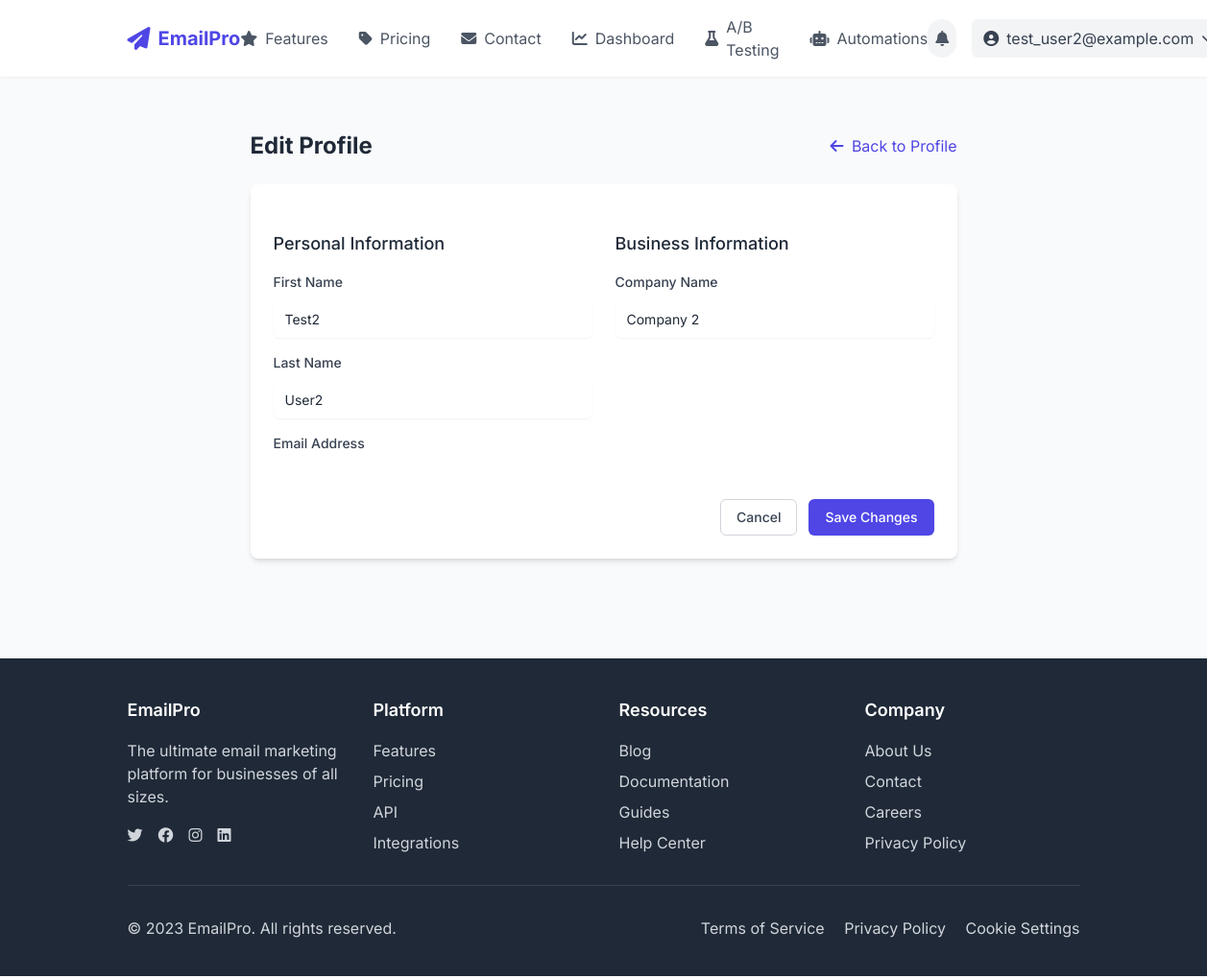
The page /accounts/profile/edit/ (signed in) on the database its author committed.
### users/models.py (models this page shows, shortened)
class CustomUser(AbstractUser):
    email = models.EmailField(_('email address'), unique=True)
    company_name = models.CharField(max_length=255, blank=True)
    profile_image = models.ImageField(upload_to='profile_images/', blank=True, null=True)
    subscription_plan = models.CharField(
        max_length=20,
        choices=[
            ('free', 'Free'),
            ('basic', 'Basic'),
            ('premium', 'Premium'),
            ('enterprise', 'Enterprise'),
        ],
        default='free'
    )
    usage_quota = models.PositiveIntegerField(default=100)  # Number of emails allowed to send
    usage_count = models.PositiveIntegerField(default=0)  # Number of emails sent in current period
    is_verified = models.BooleanField(default=False)
    stripe_customer_id = models.CharField(max_length=100, blank=True, null=True)
    stripe_subscription_id = models.CharField(max_length=100, blank=True, null=True)
    subscription_renewal = models.DateTimeField(null=True, blank=True)
    payment_method_id = models.CharField(max_length=100, blank=True, null=True)
    has_active_payment_method = models.BooleanField(default=False)
    USERNAME_FIELD = 'email'
    REQUIRED_FIELDS = ['username']

### users/views.py (the view)
# urls.py: path('profile/edit/', views.edit_profile, name='edit_profile'),
@login_required
def edit_profile(request):
    if request.method == 'POST':
        form = UserProfileForm(request.POST, request.FILES, instance=request.user)
        if form.is_valid():
            form.save()
            messages.success(request, 'Your profile has been updated successfully.')
            return redirect('profile')
    else:
        form = UserProfileForm(instance=request.user)
    return render(request, 'users/edit_profile.html', {'form': form})

### users/forms.py
class UserProfileForm(forms.ModelForm):
    first_name = forms.CharField(
        max_length=30,
        required=False,
        widget=forms.TextInput(attrs={'class': 'form-control'})
    )
    last_name = forms.CharField(
        max_length=30,
        required=False,
        widget=forms.TextInput(attrs={'class': 'form-control'})
    )
    company_name = forms.CharField(
        max_length=255,
        required=False,
        widget=forms.TextInput(attrs={'class': 'form-control'})
    )
    profile_image = forms.ImageField(
        required=False,
        widget=forms.FileInput(attrs={'class': 'form-control'})
    )
    class Meta:
        model = User
        fields = ('first_name', 'last_name', 'company_name', 'profile_image')

### templates/users/edit_profile.html (shortened to what this page needs)
{% extends 'base.html' %}
{% load static %}
{% load widget_tweaks %}
{% block content %}
<div class="container max-w-3xl mx-auto px-4 py-8">
    <div class="flex justify-between items-center mb-6">
        <h1 class="text-2xl font-bold text-gray-800">Edit Profile</h1>
        <a href="{% url 'profile' %}" class="text-indigo-600 hover:text-indigo-800">
            <i class="fas fa-arrow-left mr-1"></i> Back to Profile
        </a>
    </div>
    <div class="bg-white rounded-lg shadow-md p-6">
        <form method="post" enctype="multipart/form-data" class="space-y-6">
            <div class="grid grid-cols-1 md:grid-cols-2 gap-6">
                <div>
                    <h3 class="text-lg font-medium text-gray-800 mb-4">Personal Information</h3>
                    <div class="space-y-4">
                        <div>
                            <label for="{{ form.first_name.id_for_label }}" class="block text-sm font-medium text-gray-700">
                                First Name
                            </label>
                            <div class="mt-1">
                                {% render_field form.first_name class="shadow-sm focus:ring-indigo-500 focus:border-indigo-500 block w-full h-10 sm:text-sm border-gray-300 rounded-md px-3" placeholder="Enter your first name" %}
                            </div>
                        </div>
                        <div>
                            <label for="{{ form.last_name.id_for_label }}" class="block text-sm font-medium text-gray-700">
                                Last Name
                            </label>
                            <div class="mt-1">
                                {% render_field form.last_name class="shadow-sm focus:ring-indigo-500 focus:border-indigo-500 block w-full h-10 sm:text-sm border-gray-300 rounded-md px-3" placeholder="Enter your last name" %}
                            </div>
                        </div>
                        <div>
                            <label for="{{ form.email.id_for_label }}" class="block text-sm font-medium text-gray-700">
                                Email Address
                            </label>
                        </div>
                    </div>
                </div>
                <div>
                    <h3 class="text-lg font-medium text-gray-800 mb-4">Business Information</h3>
                    <div class="space-y-4">
                        <div>
                            <label for="{{ form.company_name.id_for_label }}" class="block text-sm font-medium text-gray-700">
                                Company Name
                            </label>
                            <div class="mt-1">
                                {% render_field form.company_name class="shadow-sm focus:ring-indigo-500 focus:border-indigo-500 block w-full h-10 sm:text-sm border-gray-300 rounded-md px-3" placeholder="Enter your company name" %}
                            </div>
                        </div>
                    </div>
                </div>
            </div>
            <div class="flex justify-end space-x-3 pt-4 mt-4">
                <a href="{% url 'profile' %}" class="px-4 py-2 border border-gray-300 rounded-md text-sm font-medium text-gray-700 bg-white hover:bg-gray-50 focus:outline-none focus:ring-2 focus:ring-offset-2 focus:ring-indigo-500">
                    Cancel
                </a>
                <button type="submit" class="px-4 py-2 border border-transparent rounded-md shadow-sm text-sm font-medium text-white bg-indigo-600 hover:bg-indigo-700 focus:outline-none focus:ring-2 focus:ring-offset-2 focus:ring-indigo-500">
                    Save Changes
                </button>
            </div>
        </form>
    </div>
</div>
{% endblock %}

### templates/base.html (shortened to what this page needs)
{% load static %}
<!DOCTYPE html>
<html lang="en">
<head>
    <script src="https://cdn.tailwindcss.com"></script>
    <link rel="stylesheet" href="https://cdnjs.cloudflare.com/ajax/libs/font-awesome/6.4.0/css/all.min.css">
    <link rel="stylesheet" href="{% static 'css/auth.css' %}">
</head>
<body class="min-h-screen bg-gray-50 text-gray-800">
    <header class="bg-white shadow-sm">
        <div class="container mx-auto px-4 py-4 flex justify-between items-center">
            <a href="{% url 'home' %}" class="flex items-center space-x-2">
                <i class="fas fa-paper-plane text-indigo-600 text-2xl"></i>
                <span class="font-bold text-xl text-indigo-600">EmailPro</span>
            </a>
            <nav class="hidden md:flex space-x-8">
                <a href="{% url 'features' %}" class="flex items-center text-gray-600 hover:text-indigo-600 transition-colors">
                    <i class="fas fa-star mr-2"></i>
                    <span>Features</span>
                </a>
                <a href="{% url 'pricing' %}" class="flex items-center text-gray-600 hover:text-indigo-600 transition-colors">
                    <i class="fas fa-tag mr-2"></i>
                    <span>Pricing</span>
                </a>
                <a href="{% url 'contact' %}" class="flex items-center text-gray-600 hover:text-indigo-600 transition-colors">
                    <i class="fas fa-envelope mr-2"></i>
                    <span>Contact</span>
                </a>
                {% if user.is_authenticated %}
                    <a href="{% url 'dashboard' %}" class="flex items-center text-gray-600 hover:text-indigo-600 transition-colors">
                        <i class="fas fa-chart-line mr-2"></i>
                        <span>Dashboard</span>
                    </a>
                    <a href="{% url 'ab_testing' %}" class="flex items-center text-gray-600 hover:text-indigo-600 transition-colors">
                        <i class="fas fa-flask mr-2"></i>
                        <span>A/B Testing</span>
                    </a>
                    <a href="{% url 'automation_dashboard' %}" class="flex items-center text-gray-600 hover:text-indigo-600 transition-colors">
                        <i class="fas fa-robot mr-2"></i>
                        <span>Automations</span>
                    </a>
                {% endif %}
            </nav>
            <div class="flex items-center space-x-4">
                {% if user.is_authenticated %}
                    <div class="relative" x-data="notificationSystem()" x-init="loadNotifications()">
                        <button @click="open = !open" class="p-2 rounded-full bg-gray-100 text-gray-600 hover:bg-gray-200 focus:outline-none relative">
                            <i class="fas fa-bell"></i>
                        </button>
                    </div>
                    <div class="relative group">
                        <button class="flex items-center space-x-2 text-gray-700 hover:text-indigo-600 bg-gray-100 px-3 py-2 rounded-md">
                            <i class="fas fa-user-circle"></i>
                            <span>{{ user.email }}</span>
                            <i class="fas fa-chevron-down text-xs"></i>
                        </button>
                    </div>
                {% endif %}
            </div>
        </div>
    </header>
    <main class="container mx-auto px-4 py-6">
        {% block content %}{% endblock %}
    </main>
    <footer class="bg-gray-800 text-white mt-12">
        <div class="container mx-auto px-4 py-10">
            <div class="grid grid-cols-1 md:grid-cols-4 gap-8">
                <div>
                    <h3 class="text-lg font-semibold mb-4">EmailPro</h3>
                    <p class="text-gray-300 mb-4">The ultimate email marketing platform for businesses of all sizes.</p>
                    <div class="flex space-x-4">
                        <a href="#" class="text-gray-300 hover:text-white"><i class="fab fa-twitter"></i></a>
                        <a href="#" class="text-gray-300 hover:text-white"><i class="fab fa-facebook"></i></a>
                        <a href="#" class="text-gray-300 hover:text-white"><i class="fab fa-instagram"></i></a>
                        <a href="#" class="text-gray-300 hover:text-white"><i class="fab fa-linkedin"></i></a>
                    </div>
                </div>
                <div>
                    <h3 class="text-lg font-semibold mb-4">Platform</h3>
                    <ul class="space-y-2">
                        <li><a href="{% url 'features' %}" class="text-gray-300 hover:text-white">Features</a></li>
                        <li><a href="{% url 'pricing' %}" class="text-gray-300 hover:text-white">Pricing</a></li>
                        <li><a href="#" class="text-gray-300 hover:text-white">API</a></li>
                        <li><a href="#" class="text-gray-300 hover:text-white">Integrations</a></li>
                    </ul>
                </div>
                <div>
                    <h3 class="text-lg font-semibold mb-4">Resources</h3>
                    <ul class="space-y-2">
                        <li><a href="#" class="text-gray-300 hover:text-white">Blog</a></li>
                        <li><a href="#" class="text-gray-300 hover:text-white">Documentation</a></li>
                        <li><a href="#" class="text-gray-300 hover:text-white">Guides</a></li>
                        <li><a href="#" class="text-gray-300 hover:text-white">Help Center</a></li>
                    </ul>
                </div>
                <div>
                    <h3 class="text-lg font-semibold mb-4">Company</h3>
                    <ul class="space-y-2">
                        <li><a href="#" class="text-gray-300 hover:text-white">About Us</a></li>
                        <li><a href="{% url 'contact' %}" class="text-gray-300 hover:text-white">Contact</a></li>
                        <li><a href="#" class="text-gray-300 hover:text-white">Careers</a></li>
                        <li><a href="#" class="text-gray-300 hover:text-white">Privacy Policy</a></li>
                    </ul>
                </div>
            </div>
            <div class="border-t border-gray-700 mt-8 pt-8 flex flex-col md:flex-row justify-between">
                <p class="text-gray-300">© 2023 EmailPro. All rights reserved.</p>
                <div class="mt-4 md:mt-0">
                    <a href="#" class="text-gray-300 hover:text-white mr-4">Terms of Service</a>
                    <a href="#" class="text-gray-300 hover:text-white mr-4">Privacy Policy</a>
                    <a href="#" class="text-gray-300 hover:text-white">Cookie Settings</a>
                </div>
            </div>
        </div>
    </footer>
</body>
</html>

### static/css/auth.css (style rules this page uses)
label { display: block; margin-bottom: 0.5rem; font-size: 0.875rem; font-weight: 500; color: #374151; }
button[type="submit"] { padding: 0.5rem 1rem; font-weight: 500; border-radius: 0.375rem; }
a { color: #4f46e5; text-decoration: none; }

### templates/base.html (style rules this page uses)
body { font-family: 'Inter', sans-serif; }

### rows shown on the page
CustomUser: email "test_user2@example.com", first_name "Test2", last_name "User2", company_name "Company 2"
